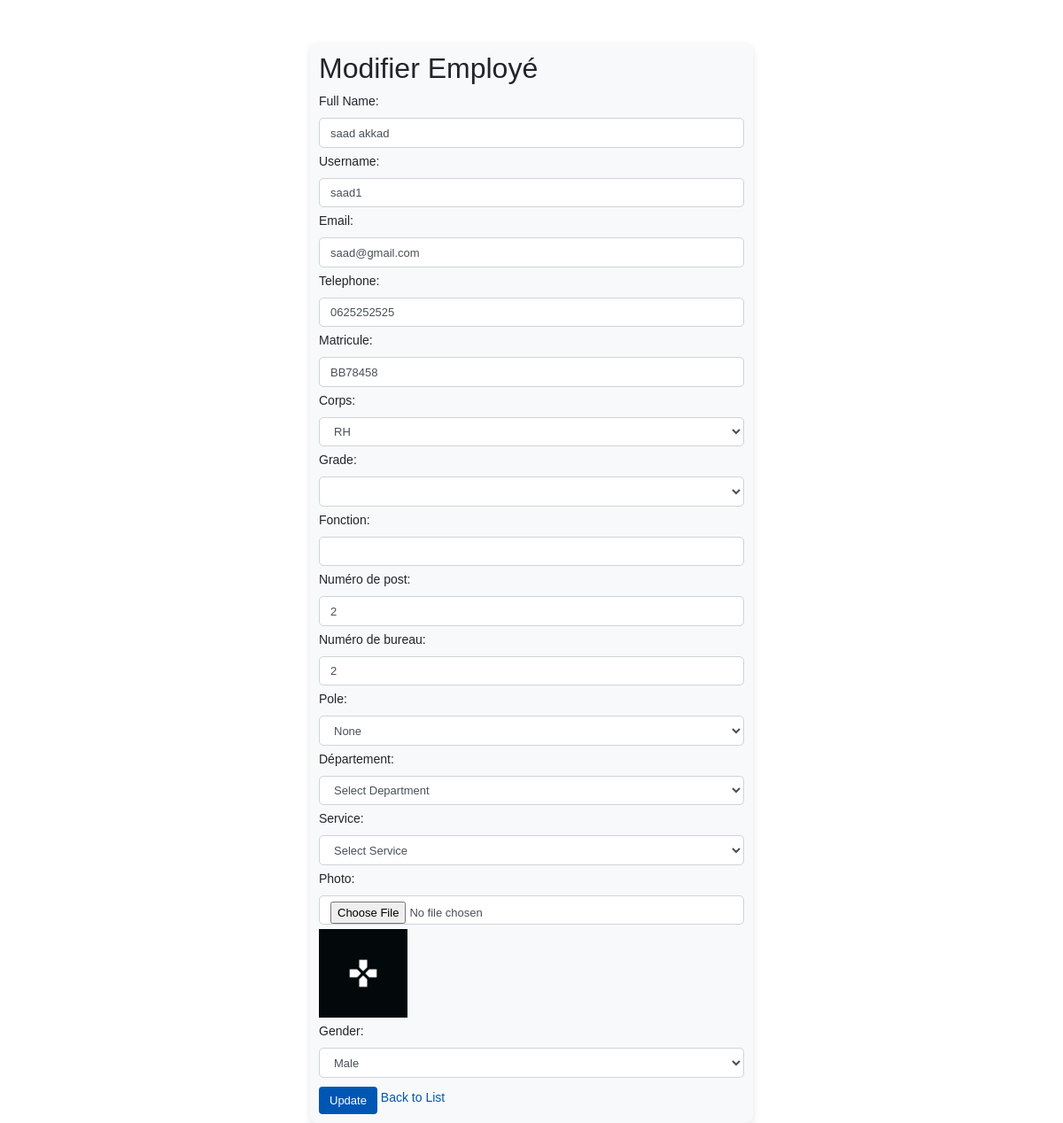
The page /Modification/modifier_emp.php?id=3 on the database its author committed.
### tables this page shows
CREATE TABLE `employe` (
  `id` int(11) NOT NULL,
  `matricule` varchar(50) NOT NULL,
  `fullName` varchar(255) NOT NULL,
  `username` varchar(255) NOT NULL,
  `tel` varchar(20) NOT NULL,
  `email` varchar(255) NOT NULL,
  `role` varchar(255) DEFAULT NULL,
  `corps` varchar(255) NOT NULL,
  `fonction` varchar(255) NOT NULL,
  `grade` varchar(55) NOT NULL,
  `nb_post` int(11) NOT NULL,
  `nb_bureau` int(11) NOT NULL,
  `pole_id` int(11) DEFAULT NULL,
  `departement_id` int(11) DEFAULT NULL,
  `service_id` int(11) DEFAULT NULL,
  `photo` varchar(255) NOT NULL,
  `gender` varchar(10) DEFAULT NULL
);

### Modification/modifier_emp.php (the view, shortened to what this page needs)
<?php
require_once '../backend/db.php';
$employee = null;
if (isset($_GET['id'])) {
    $empId = intval($_GET['id']);
    $empResult = $conn->query("SELECT * FROM employe WHERE id = $empId");
    if ($empResult) {
        $employee = $empResult->fetch_assoc();
    }
}
?>
<!DOCTYPE html>
<html lang="en">
<head>
    <link href="https://maxcdn.bootstrapcdn.com/bootstrap/4.5.2/css/bootstrap.min.css" rel="stylesheet">
    <link rel="stylesheet" href="../style/signup.css">
</head>
<body>
<div class="container mt-5">
    <h2>Modifier Employé</h2>
    <form action="modifier_emp.php?id=<?= $empId ?>" method="POST" enctype="multipart/form-data">
        <div class="form-group">
            <label for="fullName">Full Name:</label>
            <input type="text" class="form-control" id="fullName" name="fullName" value="<?= $employee['fullName'] ?>" required>
        </div>
        <div class="form-group">
            <label for="username">Username:</label>
            <input type="text" class="form-control" id="username" name="username" value="<?= $employee['username'] ?>" required>
        </div>
        <div class="form-group">
            <label for="email">Email:</label>
            <input type="email" class="form-control" id="email" name="email" value="<?= $employee['email'] ?>" required>
        </div>
        <div class="form-group">
            <label for="tel">Telephone:</label>
            <input type="text" class="form-control" id="tel" name="tel" value="<?= $employee['tel'] ?>" required>
        </div>
        <div class="form-group">
            <label for="matricule">Matricule:</label>
            <input type="text" class="form-control" id="matricule" name="matricule" value="<?= $employee['matricule'] ?>" required>
        </div>
        <div class="form-group">
            <label for="corps">Corps:</label>
            <select class="form-control" id="corps" name="corps" onchange="updateGradeOptions(); toggleVisibilityBasedOnCorps();">
                <option value="rh" <?= $employee['corps'] == 'rh' ? 'selected' : '' ?>>RH</option>
            </select>
        </div>
        <div class="form-group">
            <label for="grade">Grade:</label>
            <select class="form-control" id="grade" name="grade">
            </select>
        </div>
        <div class="form-group">
            <label for="fonction">Fonction:</label>
            <input type="text" class="form-control" id="fonction" name="fonction" required>
        </div>
        <div class="form-group">
            <label for="nb_post">Numéro de post:</label>
            <input type="number" class="form-control" id="nb_post" name="nb_post" value="<?= $employee['nb_post'] ?>" required>
        </div>
        <div class="form-group">
            <label for="nb_bureau">Numéro de bureau:</label>
            <input type="number" class="form-control" id="nb_bureau" name="nb_bureau" value="<?= $employee['nb_bureau'] ?>" required>
        </div>
        <div class="form-group" id="poleSelection">
            <label for="pole">Pole:</label>
            <select class="form-control" id="pole" name="pole" onchange="filterDepartements()">
                <option value="">None</option>
            </select>
        </div>
        <div class="form-group" id="departement">
            <label for="departement">Département:</label>
            <select class="form-control" name="departement">
                <option value="">Select Department</option>
            </select>
        </div>
        <div class="form-group" id="serviceSelection">
            <label for="service">Service:</label>
            <select class="form-control" id="service" name="service">
                <option value="">Select Service</option>
            </select>
        </div>
        <div class="form-group">
            <label for="photo">Photo:</label>
            <input type="file" class="form-control" id="photo" name="photo">
            <?php if ($employee['photo']): ?>
                <img src="<?= $employee['photo'] ?>" alt="Current Photo" width="100">
            <?php endif; ?>
        </div>
        <div class="form-group">
            <label for="gender">Gender:</label>
            <select class="form-control" id="gender" name="gender" required>
                <option value="male" <?= $employee['gender'] == 'male' ? 'selected' : '' ?>>Male</option>
            </select>
        </div>
        <button type="submit" name="submit" class="btn btn-primary" value="Update">Update</button>
        <a href="liste_employes.php">Back to List</a>
    </form>
</div>
</body>
</html>

### style/signup.css (style rules this page uses)
.container { font-family: 'Arial', sans-serif; font-size: 14px; max-width: 500px; margin-top: 20px; background-color: #f8f9fa; padding: 10px; border-radius: 8px; box-shadow: 0 4px 8px rgba(0,0,0,0.1); }
.form-control { border-radius: 5px; margin-bottom: 5px; font-size: 13px; }
.btn-primary { background-color: #0056b3; border: none; padding: 6px 12px; margin-top: 5px; font-family: 'Helvetica', sans-serif; font-size: 13px; }
a { color: #0056b3; text-decoration: none; }
.form-group { margin-bottom: 5px; }

### rows shown on the page
employe: fullName "saad akkad", username "saad1", email "saad@gmail.com", tel "0625252525", matricule "BB78458", corps "RH", nb_post "2", nb_bureau "2", photo (picture), gender "Male"
